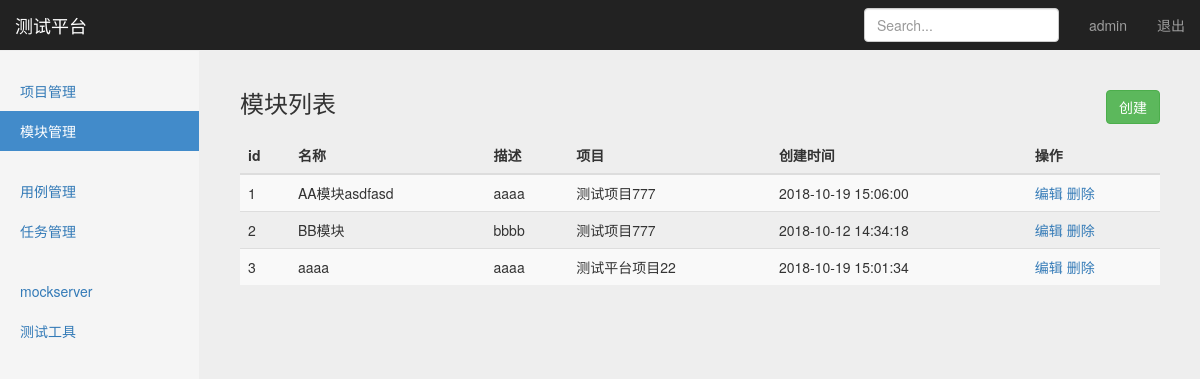
The app's page /manage/module_manage/ (signed in), older data.
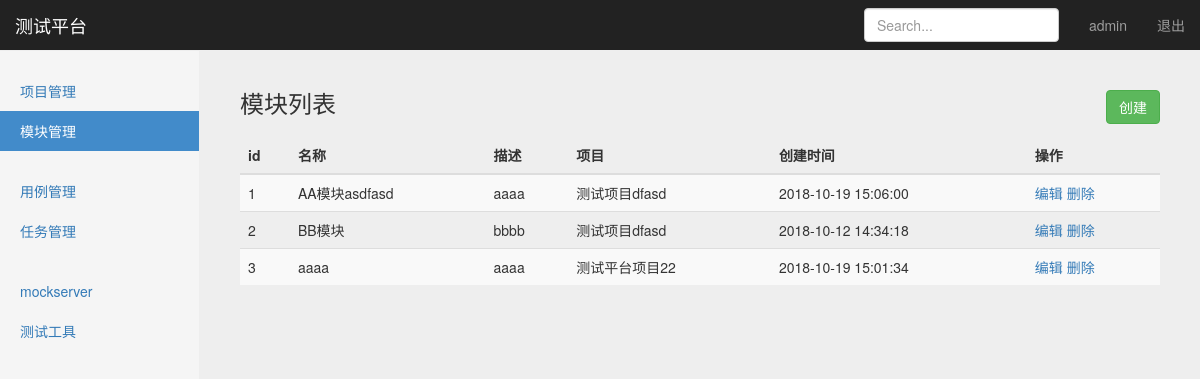
The same page, newer data.
### project_app/models.py (models this page shows, shortened)
class Module(models.Model):
    project = models.ForeignKey(Project, on_delete=models.CASCADE)
    name = models.CharField("名称", max_length=100, blank=False, default="")
    describe = models.TextField("描述", default="")
    create_time = models.DateTimeField("创建时间", auto_now_add=True)

class Project(models.Model):
    name = models.CharField("名称", max_length=100, blank=False, default="")
    describe = models.TextField("描述", default="")
    status = models.BooleanField("状态：", default=True)
    create_time = models.DateTimeField("创建时间", auto_now_add=True)
    def __str__(self):
        return self.name

### project_app/views/module_views.py (the view)
# urls.py: path('module_manage/',  module_views.module_manage),
@login_required
def module_manage(request):
    username = request.session.get('user1', '')
    module_all = Module.objects.all()
    return render(request, "module_manage.html", {
        "user": username,
        "modules": module_all,
        "type": "list"
    })

### templates/module_manage.html (shortened to what this page needs)
{% extends "base.html" %}
{% block content %}
<nav class="navbar navbar-inverse navbar-fixed-top">
    <div class="container-fluid">
        <div class="navbar-header">
            <a class="navbar-brand" href="#">测试平台</a>
        </div>
        <div id="navbar" class="navbar-collapse collapse">
            <ul class="nav navbar-nav navbar-right">
                <li><a href="#">{{ user }}</a></li>
                <li><a href="/logout/">退出</a></li>
            </ul>
            <form class="navbar-form navbar-right">
                <input type="text" class="form-control" placeholder="Search...">
            </form>
        </div>
    </div>
</nav>
<div class="container-fluid">
    <div class="row">
        <div class="col-sm-3 col-md-2 sidebar">
            <ul class="nav nav-sidebar">
                <li><a href="/manage/project_manage/">项目管理</a></li>
                <li class="active"><a href="#">模块管理</a></li>
            </ul>
            <ul class="nav nav-sidebar">
                <li><a href="/interface/case_manage/">用例管理</a></li>
                <li><a href="/interface/test_task/">任务管理</a></li>
            </ul>
            <ul class="nav nav-sidebar">
                <li><a href="">mockserver</a></li>
                <li><a href="">测试工具</a></li>
            </ul>
        </div>
        {% if type == 'list'%}
        <div class="col-sm-9 col-sm-offset-3 col-md-10 col-md-offset-2 main">
            <h3 class="sub-header">模块列表
                <button type="button" class="btn btn-success"
                style="float: right;"
                onclick="window.location.href='/manage/add_module/'">创建</button>
            </h3>
            <div class="table-responsive">
                <table class="table table-striped">
                    <thead>
                        <tr>
                            <th>id</th>
                            <th>名称</th>
                            <th>描述</th>
                            <th>项目</th>
                            <th>创建时间</th>
                            <th>操作</th>
                        </tr>
                    </thead>
                    <tbody>
                        {% for module in modules %}
                        <tr>
                            <td>{{ module.id }}</td>
                            <td>{{ module.name }}</td>
                            <td>{{ module.describe }}</td>
                            <td>{{ module.project }}</td>
                            <td>{{ module.create_time | date:"Y-m-d H:i:s" }}</td>
                            <td>
                                <a href="/manage/edit_module/{{module.id}}/">编辑</a>
                                <a href="/manage/delete_module/{{module.id}}/">删除</a>
                            </td>
                        </tr>
                        {% endfor %}
                    </tbody>
                </table>
            </div>
        </div>
        {% endif %}
    </div>
</div>
{% endblock %}

Row changes from the older to the newer data that the page shows:
changed through a linked row, Module "AA模块asdfasd": project "测试项目777" → "测试项目dfasd"
changed through a linked row, Module "BB模块": project "测试项目777" → "测试项目dfasd"
